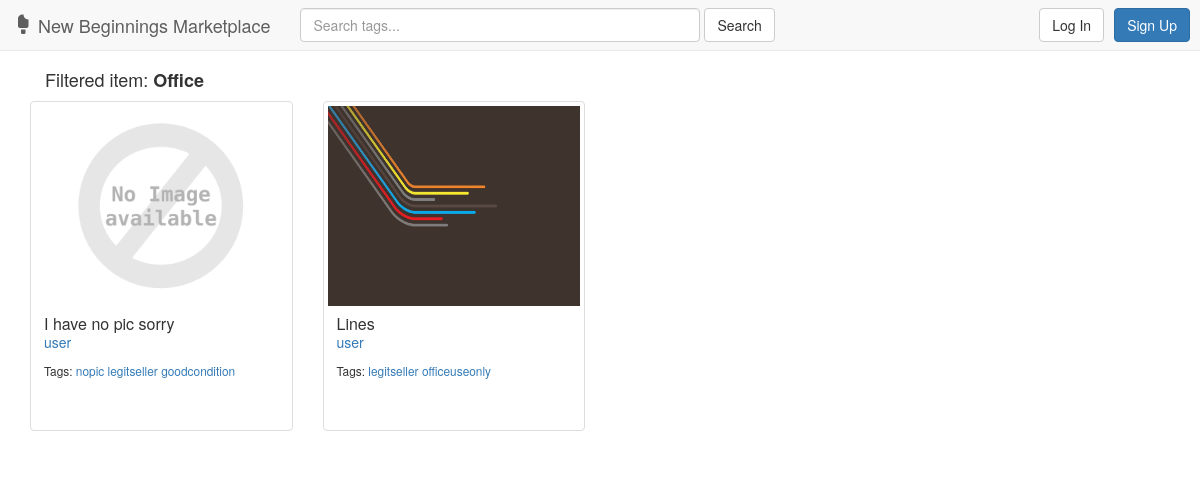
The app's page /results/type/Office/ with its own data.
### marketplace/models.py (models this page shows, shortened)
class Post(models.Model):
    user = models.ForeignKey(User, on_delete=models.CASCADE)
    image = models.ImageField(upload_to='marketplace/static/marketplace/img/', blank=True, default='marketplace/static/marketplace/img/def/default.png')
    name = models.CharField(max_length=25)
    condition = models.CharField(max_length=50)
    quantity = models.PositiveIntegerField(default=1, validators=[MinValueValidator(1)])
    CHOICES = (
        ('Academic', 'Academic'),
        ('Office', 'Office'),
    )
    type = models.CharField(max_length=8, choices=CHOICES)
    course = models.CharField(max_length=20, blank=True)
    tags = TaggableManager(blank=True)

### marketplace/views.py (the view)
# urls.py: url(r'^results/type/(?P<type_name>\w+)/$', views.typeresults, name='typeresults'),
def typeresults(request, type_name):
    postobj = Post.objects.filter(type=type_name)
    if request.method == 'POST':
        regform = RegistrationForm(request.POST)
        postform = PostForm(request.POST, request.FILES)
        if regform.is_valid():
            regform.save()
            return redirect('/')
        elif request.user.is_authenticated():
            if postform.is_valid():
                obj = postform.save(commit=False)
                obj.user = request.user
                obj.image = postform.cleaned_data['image']
                obj.save()
                postform.save_m2m()
                return redirect('/')
        else:
            postform = PostForm()
            regform = RegistrationForm()
            context = {
                'query_item': type_name,
                'post': postobj,
                'regform': regform,
                'postform': postform,
            }
            return login(request, context, template_name='marketplace/err.html')
    else:
        regform = RegistrationForm()
        postform = PostForm()
        context = {
            'query_item': type_name,
            'post': postobj,
            'regform': regform,
            'postform': postform,
        }
        return render(request, 'marketplace/results.html', context)

### marketplace/forms.py (shortened to what this page needs)
class RegistrationForm(UserCreationForm):
    first_name = forms.CharField(required=True)
    last_name = forms.CharField(required=True)
    degree_or_office = forms.CharField(required=True)
    class Meta:
        model = User
        fields = (
            'username',
            'first_name',
            'last_name',
            'password1',
            'password2',
            'degree_or_office',
        )

class PostForm(forms.ModelForm):
    name = forms.CharField(required=True)
    condition = forms.CharField(required=True)
    type = forms.ChoiceField(choices=Post.CHOICES, required=True)
    quantity = forms.IntegerField(required=True, initial='1', min_value=1)
    class Meta:
        model = Post
        fields = (
            'image',
            'name',
            'condition',
            'quantity',
            'type',
            'course',
            'tags',
        )

### marketplace/templates/marketplace/results.html (shortened to what this page needs)
{% extends 'marketplace/includes/header.html' %}
{% block body %}
    <div class="container">
        <div class="col-md-12 col-sm-12" >
            <h4>Filtered item: <strong>{{ query_item }}</strong></h4>
        </div>
        <div class="row">
            {% for p in post %}
                <div class="col-sm-6 col-md-3">
                        <div class="thumbnail">
                            <a data-toggle="modal" data-target="#postModal{{ p.id }}" href="javascript:void(0);"><img src="{{ p.image.url }}" style="height:200px;"></a>
                            <div class="caption" style="height: 120px;">
                                <h3 class="panel-title"><a data-toggle="modal" data-target="#postModal{{ p.id }}" href="javascript:void(0);">{{ p.name }}</a></h3>
                                <p><a href="{% url 'marketplace:userdetails' p.user.id %}">
                                    {{ p.user }}
                                </a></p>
                                <p><small>Tags:
                                    {% for t in p.tags.all %}
                                        <a href="{% url 'marketplace:tagresults' t.name %}">{{ t.name }}</a>
                                    {% endfor %}
                                </small></p>
                            </div>
                        </div>
                    </div>
            {% endfor %}
        </div>
    </div>
{% endblock %}

### records on screen
Post: image (placeholder picture), name "I have no pic sorry", user "user"
Tag: name "nopic"
Tag: name "legitseller"
Tag: name "goodcondition"
Post: image (picture), name "Lines", user "user"
Tag: name "officeuseonly"

### other values on screen
{{ query_item }} "Office"
